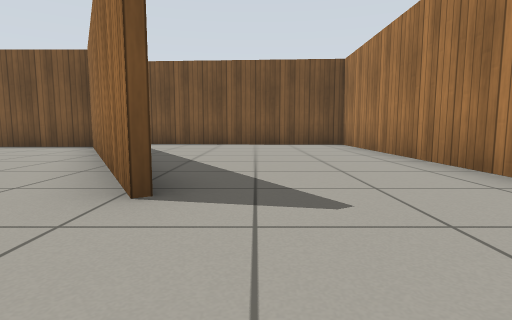
view 1 (above)

15 first-person views from a walk through a world built for the Gazebo simulator. The camera is 0.5 m above the floor, tilts 6° down and sees 80° across. The floor is counted in squares, 1 m on a side. Each view is taken from the middle of a square. On the plan, view 1 faces up. The plan holds only what a view shows up to about 9 squares ahead; the rest is blank. The place goes on beyond the plan. Gazebo's built-in surfaces are drawn with simple patterns.

view 2
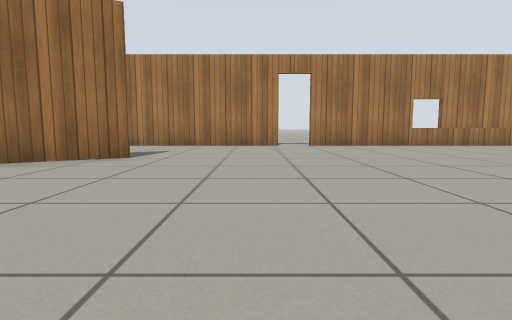

view 3
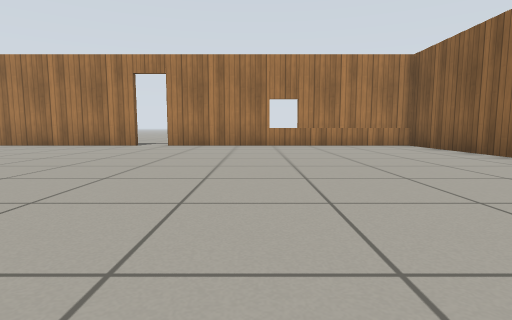

view 4
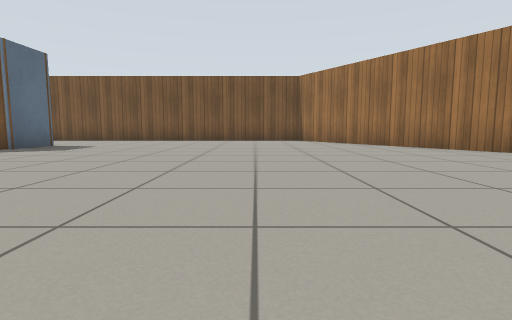

view 5
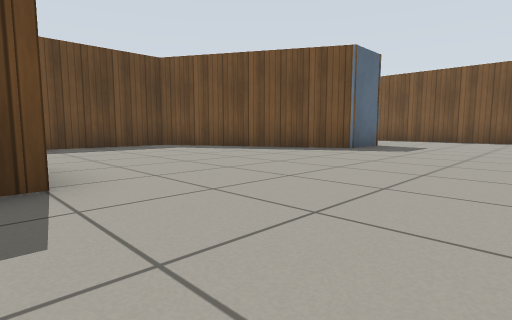

view 6
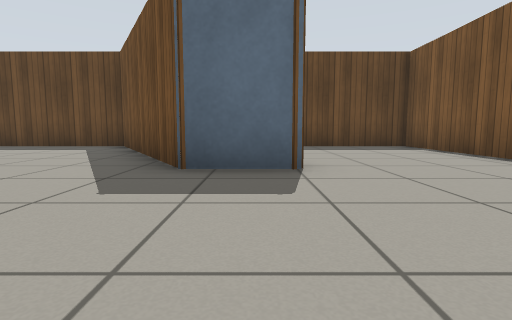

view 7
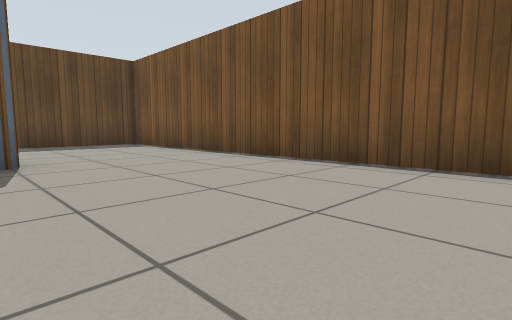

view 8
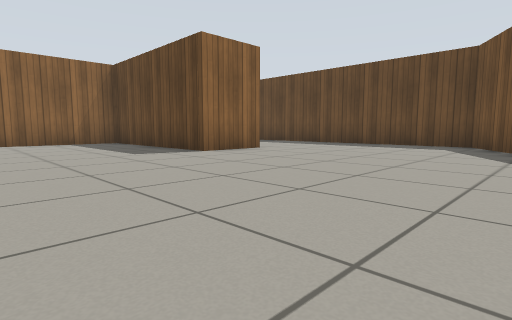

view 9
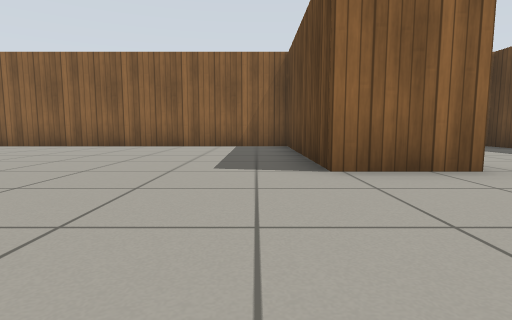

view 10
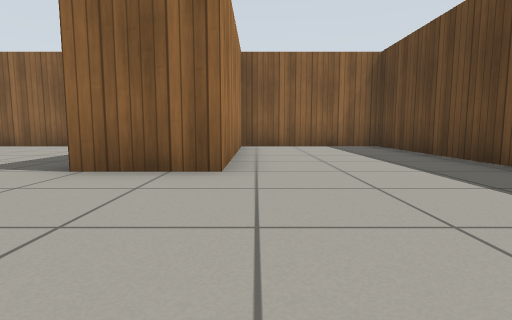

view 11
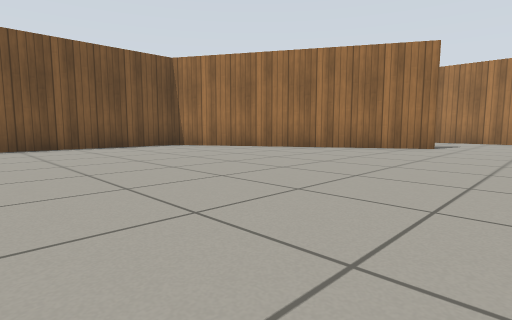

view 12
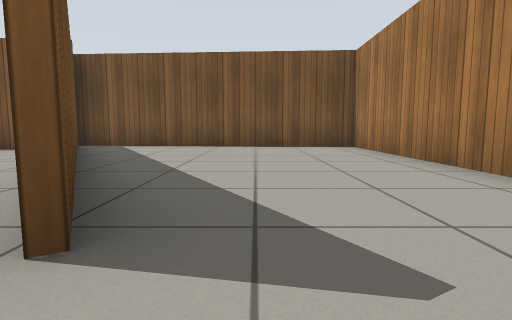

view 13
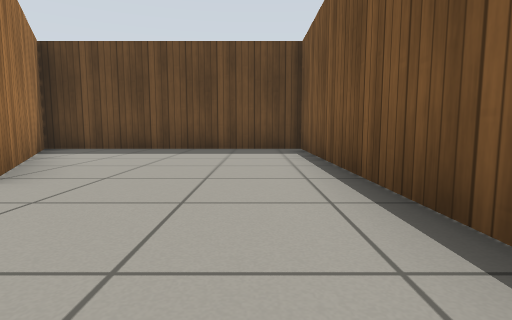

view 14
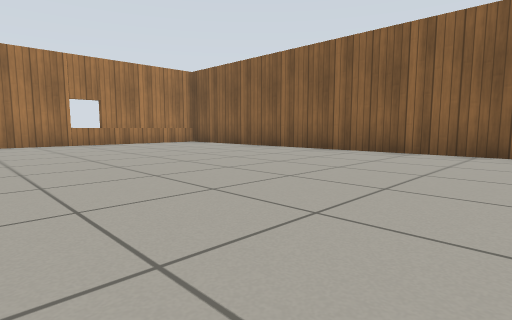

view 15
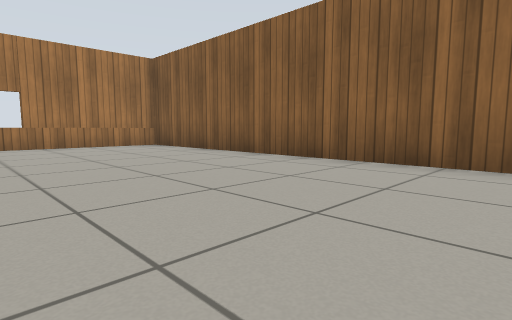

### Floor plan
Points are (right, up) in squares from view 1. A wall is a line through its corners. A room is listed if a view was taken in it or the views show most of it. See-through windows are left out.
Room 1 (views 1, 2, 3, 4, 5, 6, 7, 8, 9, 10, 11, 12, 13, 14, 15)
walls: (-0.8, 2) (-4.3, 8.1) (-16.3, 8.1) (-16.3, 1.9) (-12.1, 4.3); (-11.7, 4.6) (-11.7, 3.1) (-16.3, 0.4) (-16.3, -8.3) (-12.6, -8.3) (-12.6, -3.5) (-10.9, -3.5) (-10.9, -8.3) (2.6, -8.3) (2.6, -1.5); (-4.2, 8.2) (-0.7, 2.1); (2.6, -0.8) (2.6, 9.1) (-5.1, 9.6)
ways out: open door at (3, -1)

Where each view was taken, in squares from view 1:
view 1: 0 up, 0 right, facing up
view 2: 0 up, 6 left, facing right
view 3: 4 down, 6 left, facing right
view 4: 4 down, 6 left, facing up
view 5: 4 down, 8 left, facing up-left
view 6: 4 up, 8 left, facing left
view 7: 4 up, 7 left, facing up-left
view 8: 2 up, 7 left, facing down-left
view 9: 0 up, 10 left, facing down
view 10: 0 up, 13 left, facing down
view 11: 0 up, 9 left, facing up-right
view 12: 1 up, 0 right, facing up
view 13: 7 up, 9 left, facing left
view 14: 2 down, 7 left, facing down-right
view 15: 4 down, 6 left, facing down-right
